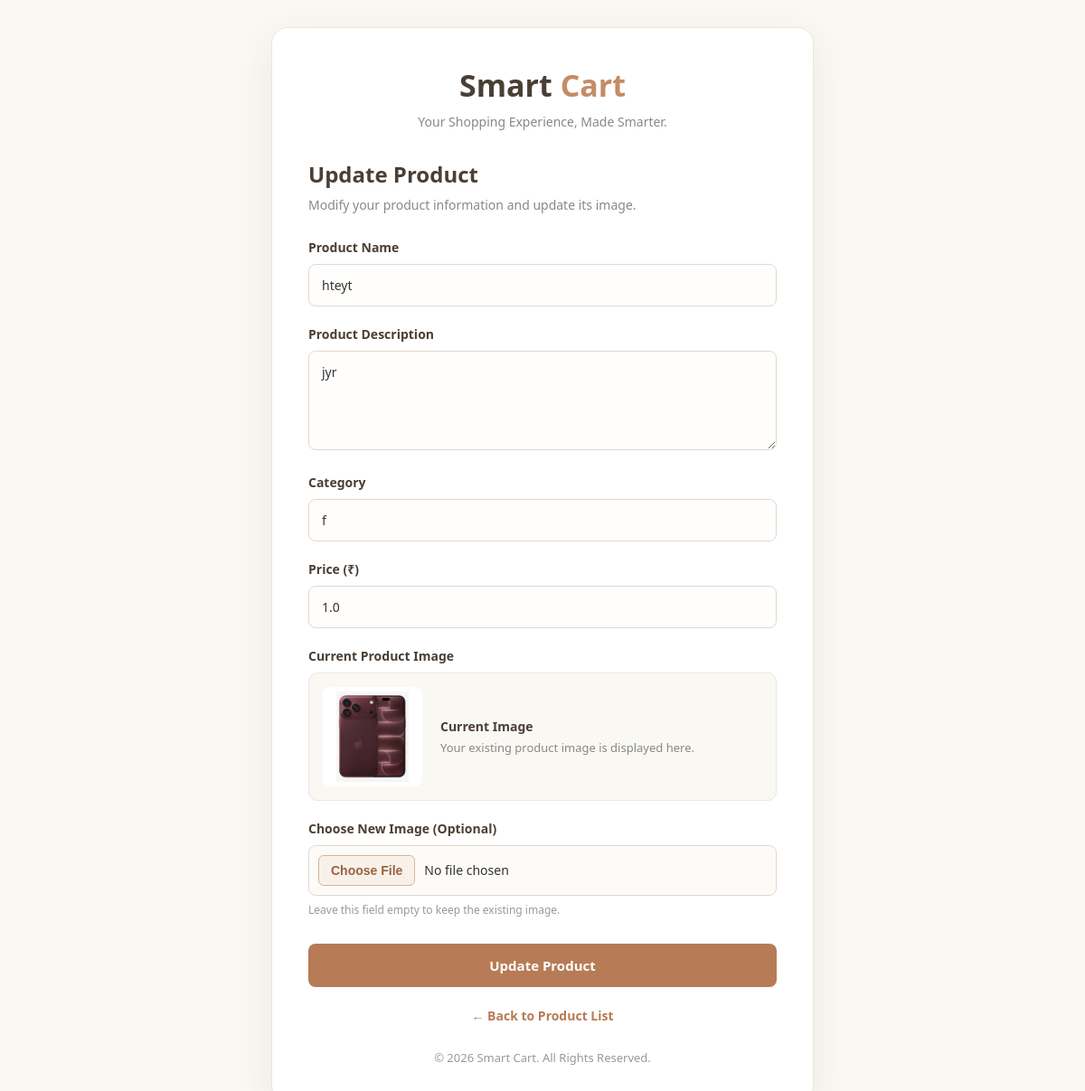
Page /admin/update-item/3 (signed in) on the committed database.
### tables this page shows
CREATE TABLE products (
    product_id INTEGER PRIMARY KEY AUTOINCREMENT,
    name TEXT NOT NULL,
    description TEXT,
    category TEXT NOT NULL,
    price REAL NOT NULL,
    image TEXT
);

### app.py (the view, shortened to what this page needs)
@app.route('/admin/update-item/<int:item_id>', methods=['GET', 'POST'])
def update_item_page(item_id):
    if 'admin_id' not in session:
        flash("Please login!", "danger")
        return redirect('/admin-login')
    conn = get_db_connection()
    cursor = conn.cursor()
    cursor.execute("SELECT * FROM products WHERE product_id = ?", (item_id,))
    product = cursor.fetchone()
    if not product:
        cursor.close()
        conn.close()
        flash("Product not found!", "danger")
        return redirect('/admin/item-list')
    cursor.close()
    conn.close()
    return render_template("admin/update_item.html", product=product)

### app.py (called while the page is built)
def get_db_connection():
    conn = sqlite3.connect('notes.db')
    conn.row_factory = sqlite3.Row
    return conn

### templates/admin/update_item.html (shortened to what this page needs)
<!DOCTYPE html>
<html lang="en">
<head>
</head>
<body>
    <div class="update-container">
        <h1 class="logo">Smart <span>Cart</span></h1>
        <p class="subtitle">
            Your Shopping Experience, Made Smarter.
        </p>
        <h2>Update Product</h2>
        <p class="description">
            Modify your product information and update its image.
        </p>
        <form method="POST"
              action="/admin/update-item/{{ product.product_id }}"
              enctype="multipart/form-data">
            <div class="form-group">
                <label for="name">Product Name</label>
                <input
                    type="text"
                    id="name"
                    name="name"
                    value="{{ product.name }}"
                    placeholder="Enter product name"
                    required>
            </div>
            <div class="form-group">
                <label for="description">Product Description</label>
                <textarea
                    id="description"
                    name="description"
                    placeholder="Enter product description"
                    required>{{ product.description }}</textarea>
            </div>
            <div class="form-group">
                <label for="category">Category</label>
                <input
                    type="text"
                    id="category"
                    name="category"
                    value="{{ product.category }}"
                    placeholder="Enter product category"
                    required>
            </div>
            <div class="form-group">
                <label for="price">Price (₹)</label>
                <input
                    type="number"
                    id="price"
                    name="price"
                    step="0.01"
                    min="0"
                    value="{{ product.price }}"
                    placeholder="Enter product price"
                    required>
            </div>
            <div class="form-group">
                <label>Current Product Image</label>
                <div class="image-preview">
                    <img
                        src="/static/uploads/product_images/{{ product.image }}"
                        alt="{{ product.name }}"
                        class="product-image">
                    <div class="image-info">
                        <strong>Current Image</strong>
                        Your existing product image is displayed here.
                    </div>
                </div>
            </div>
            <div class="form-group">
                <label for="image">
                    Choose New Image (Optional)
                </label>
                <input
                    type="file"
                    id="image"
                    name="image"
                    accept="image/*">
                <p class="file-note">
                    Leave this field empty to keep the existing image.
                </p>
            </div>
            <button type="submit" class="update-btn">
                Update Product
            </button>
        </form>
        <a href="/admin/item-list" class="back-link">
            ← Back to Product List
        </a>
        <div class="footer">
            © 2026 Smart Cart. All Rights Reserved.
        </div>
    </div>
</body>
</html>

### templates/admin/update_item.html (style rules this page uses)
* { margin: 0; padding: 0; box-sizing: border-box; font-family: 'Segoe UI', sans-serif; }
body { min-height: 100vh; background: #FAF8F3; display: flex; justify-content: center; align-items: center; padding: 30px 20px; color: #4A3F35; }
.update-container { width: 100%; max-width: 600px; background: #FFFFFF; padding: 40px; border-radius: 18px; border: 1px solid #EDE6DC; box-shadow: 0 12px 40px rgba(80, 60, 40, 0.08); }
.logo { text-align: center; font-size: 34px; font-weight: 800; color: #4A3F35; margin-bottom: 8px; }
.logo span { color: #C58B65; }
.subtitle { text-align: center; font-size: 14px; color: #888888; margin-bottom: 32px; }
h2 { font-size: 24px; color: #4A3F35; margin-bottom: 8px; }
.description { font-size: 14px; color: #888888; margin-bottom: 28px; }
.form-group { margin-bottom: 21px; }
label { display: block; font-size: 14px; font-weight: 600; color: #4A3F35; margin-bottom: 9px; }
input, textarea { width: 100%; padding: 13px 14px; border: 1px solid #E2D9CF; border-radius: 8px; background: #FFFEFC; font-size: 14px; color: #333333; outline: none; transition: 0.3s; }
input::placeholder, textarea::placeholder { color: #AAAAAA; }
textarea { min-height: 110px; resize: vertical; }
.image-preview { background: #FAF8F3; border: 1px solid #EDE6DC; border-radius: 10px; padding: 15px; display: flex; align-items: center; gap: 20px; }
.product-image { width: 110px; height: 110px; object-fit: contain; background: #FFFFFF; border-radius: 8px; padding: 5px; }
.image-info { font-size: 13px; color: #888888; line-height: 1.7; }
.image-info strong { color: #4A3F35; display: block; font-size: 14px; }
input[type="file"] { padding: 10px; cursor: pointer; background: #FDFBF8; }
.file-note { font-size: 12px; color: #999999; margin-top: 7px; }
.update-btn { width: 100%; padding: 14px; background: #B77B55; color: #FFFFFF; border: none; border-radius: 8px; font-size: 15px; font-weight: 600; cursor: pointer; transition: 0.3s; margin-top: 8px; }
.back-link { display: block; text-align: center; margin-top: 22px; color: #B77B55; text-decoration: none; font-size: 14px; font-weight: 600; }
.footer { text-align: center; margin-top: 28px; font-size: 13px; color: #999999; }

### rows in the picture
products: name "hteyt", description "jyr", category "f", price "1.0", image (picture)
